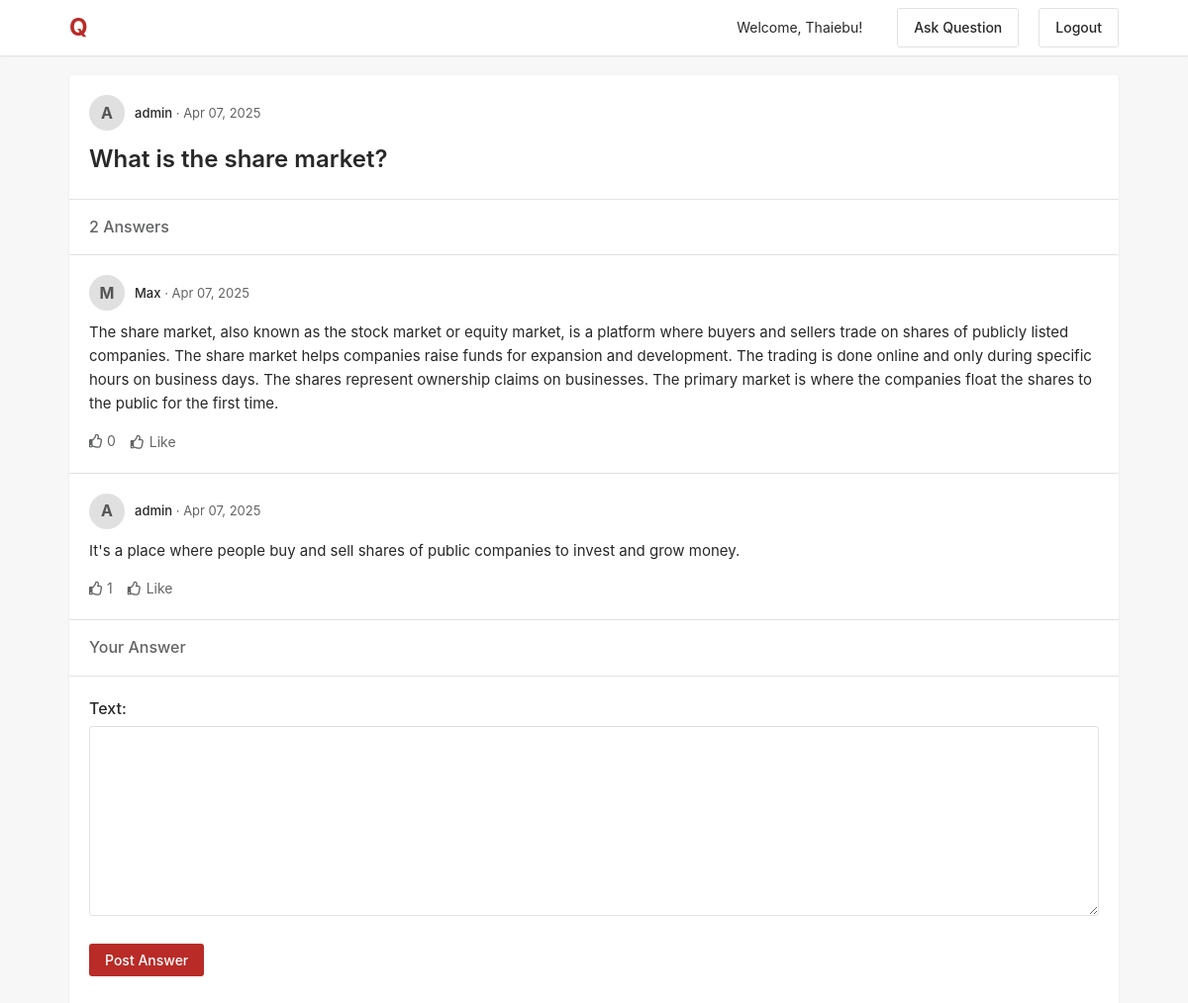
Page /question/2/ (signed in) on the committed database.
### core/models.py (models this page shows, shortened)
class Question(models.Model):
    user = models.ForeignKey(User, on_delete=models.CASCADE)
    title = models.CharField(max_length=300)
    created_at = models.DateTimeField(auto_now_add=True)

class Answer(models.Model):
    question = models.ForeignKey(Question, on_delete=models.CASCADE)
    user = models.ForeignKey(User, on_delete=models.CASCADE)
    text = models.TextField()
    created_at = models.DateTimeField(auto_now_add=True)

### core/views.py (the view)
# urls.py: path('question/<int:question_id>/', views.question_detail, name='question_detail'),
def question_detail(request, question_id):
    question = get_object_or_404(Question, pk=question_id)
    answers = question.answer_set.all().order_by('-created_at')
    if request.method == 'POST':
        form = AnswerForm(request.POST)
        if form.is_valid():
            answer = form.save(commit=False)
            answer.user = request.user
            answer.question = question
            answer.save()
            return redirect('question_detail', question_id=question.id)
    else:
        form = AnswerForm()
    return render(request, 'core/question_detail.html', {
        'question': question,
        'answers': answers,
        'form': form
    })

### core/forms.py
class AnswerForm(forms.ModelForm):
    class Meta:
        model = Answer
        fields = ['text']

### core/templates/core/question_detail.html (shortened to what this page needs)
{% extends 'core/base.html' %}
{% block content %}
    <div class="question-detail">
        <div class="question-header">
            <div class="user-avatar">
                {{ question.user.username.0|upper }}
            </div>
            <div class="user-info">
                <span class="user-name">{{ question.user.username }}</span> ·
                <span class="post-date">{{ question.created_at|date:"M d, Y" }}</span>
            </div>
        </div>
        <h1 class="question-title">{{ question.title }}</h1>
    </div>
    <div class="answer-section">
        <div class="section-header">
            <h2 class="section-title">{{ answers.count }} Answer{{ answers.count|pluralize }}</h2>
        </div>
        <div class="answer-list">
            {% for answer in answers %}
                <div class="answer">
                    <div class="answer-meta">
                        <div class="user-avatar">
                            {{ answer.user.username.0|upper }}
                        </div>
                        <div class="user-info">
                            <span class="user-name">{{ answer.user.username }}</span> ·
                            <span class="post-date">{{ answer.created_at|date:"M d, Y" }}</span>
                        </div>
                    </div>
                    <div class="answer-text">
                        {{ answer.text }}
                    </div>
                    <div class="answer-actions">
                        <div class="like-count">
                            <i class="far fa-thumbs-up"></i> {{ answer.like_set.count }}
                        </div>
                        {% if user.is_authenticated %}
                            <form method="post" action="{% url 'like_answer' answer.id %}" class="like-form">
                                <button type="submit" class="btn-link">
                                    <i class="far fa-thumbs-up"></i> Like
                                </button>
                            </form>
                        {% endif %}
                    </div>
                </div>
            {% endfor %}
        </div>
    </div>
    <div class="post-answer-section">
        {% if user.is_authenticated %}
            <div class="section-header">
                <h2 class="section-title">Your Answer</h2>
            </div>
            <form method="post" class="answer-form">
                <div class="form-group">
                    {{ form.text.label_tag }}
                    {{ form.text }}
                </div>
                <button type="submit" class="btn btn-primary">Post Answer</button>
            </form>
        {% else %}
            <div class="login-prompt">
                <p><a href="{% url 'login' %}">Login</a> or <a href="{% url 'signup' %}">Sign up</a> to post an answer</p>
            </div>
        {% endif %}
    </div>
{% endblock %}

### core/templates/core/base.html (shortened to what this page needs)
<!DOCTYPE html>
<html lang="en">
<head>
    <link href="https://cdnjs.cloudflare.com/ajax/libs/font-awesome/5.15.4/css/all.min.css" rel="stylesheet">
</head>
<body>
    <header class="header">
        <div class="header-container">
            <a href="{% url 'home' %}" class="logo">Q</a>
            <div class="nav-links">
                {% if user.is_authenticated %}
                <span class="welcome-text">Welcome, {{ user.username }}!</span>
                <a href="{% url 'post_question' %}" class="btn btn-outline">Ask Question</a>
                <a href="{% url 'logout' %}" class="btn btn-outline">Logout</a>
                {% else %}
                <a href="{% url 'login' %}" class="btn btn-outline">Login</a>
                <a href="{% url 'signup' %}" class="btn btn-outline">
                    Sign Up
                </a>
                {% endif %}
            </div>
        </div>
    </header>
    <div class="container">
        <div class="content-area">
            {% block content %}{% endblock %}
        </div>
    </div>
</body>
</html>

### core/templates/core/base.html (style rules this page uses)
:root { --primary-color: #b92b27; --secondary-color: #fff; --text-color: #282829; --light-gray: #f1f2f2; --border-color: #e2e2e2; --hover-bg: #f7f7f8; }
* { margin: 0; padding: 0; box-sizing: border-box; font-family: -apple-system, BlinkMacSystemFont, 'Segoe UI', Roboto, Oxygen, Ubuntu, Cantarell, sans-serif; }
body { background-color: #f7f7f8; color: var(--text-color); line-height: 1.6; }
.header { background: var(--secondary-color); box-shadow: 0 1px 2px rgba(0, 0, 0, 0.1); position: sticky; top: 0; z-index: 100; padding: 8px 0; }
.header-container { display: flex; align-items: center; justify-content: space-between; max-width: 1100px; margin: 0 auto; padding: 0 20px; }
.logo { font-size: 24px; font-weight: bold; color: var(--primary-color); text-decoration: none; }
.nav-links { display: flex; align-items: center; }
.nav-links a { margin-left: 20px; text-decoration: none; color: var(--text-color); font-weight: 500; font-size: 14px; transition: color 0.2s; }
.btn { padding: 8px 16px; border-radius: 3px; font-weight: 500; cursor: pointer; transition: all 0.2s; font-size: 14px; color: white; }
.btn-primary { background-color: var(--primary-color); color: white; border: none; text-decoration: none; }
.btn-outline { border: 1px solid var(--border-color); background-color: transparent; color: var(--text-color); text-decoration: none; }
.container { max-width: 1100px; margin: 20px auto; padding: 0 20px; }
.content-area { background: var(--secondary-color); border-radius: 3px; box-shadow: 0 1px 2px rgba(0, 0, 0, 0.1); }
.question-header { display: flex; align-items: center; margin-bottom: 10px; }
.user-avatar { width: 36px; height: 36px; border-radius: 50%; background-color: #e0e0e0; display: flex; align-items: center; justify-content: center; margin-right: 10px; color: #555; font-weight: bold; }
.user-info { font-size: 13px; color: #636466; }
.user-name { font-weight: 500; color: var(--text-color); }
.question-title { font-size: 18px; font-weight: 600; margin-bottom: 10px; color: var(--text-color); }
.answer { padding: 15px; border-bottom: 1px solid var(--border-color); }
.answer:last-child { border-bottom: none; }
.answer-meta { display: flex; align-items: center; margin-bottom: 10px; }
.answer-text { font-size: 15px; line-height: 1.6; }
.form-group { margin-bottom: 20px; }
label { display: block; margin-bottom: 5px; font-weight: 500; }
input[type="text"], input[type="email"], input[type="password"], textarea { width: 100%; padding: 10px; border: 1px solid var(--border-color); border-radius: 3px; font-size: 14px; }
textarea { min-height: 120px; resize: vertical; }
.welcome-text { font-size: 14px; margin-right: 15px; }

### core/templates/core/question_detail.html (style rules this page uses)
.question-detail { padding: 20px; border-bottom: 1px solid var(--border-color); }
.question-title { font-size: 24px; margin: 10px 0 0; font-weight: 600; }
.answer-section { border-bottom: 1px solid var(--border-color); }
.section-header { padding: 15px 20px; border-bottom: 1px solid var(--border-color); }
.section-title { font-size: 16px; font-weight: 500; margin: 0; color: #636466; }
.answer { padding: 20px; border-bottom: 1px solid var(--border-color); }
.answer:last-child { border-bottom: none; }
.answer-actions { display: flex; align-items: center; margin-top: 15px; font-size: 14px; color: #636466; }
.like-count { margin-right: 15px; }
.like-form { display: inline; }
.btn-link { background: none; border: none; color: #636466; cursor: pointer; font-size: 14px; padding: 0; display: flex; align-items: center; }
.btn-link i { margin-right: 5px; }
.post-answer-section { padding-bottom: 20px; }
.answer-form { padding: 20px; }

### rows in the picture
Question: user.username.0 "A", user.username "admin", created_at "Apr 07, 2025", title "What is the share market?"
Answer: user.username.0 "M", user.username "Max", created_at "Apr 07, 2025", text "The share market, also known as the stock market or equity market, is a platform where buyers and sellers trade on shares of publicly listed companies. The share market helps companies raise funds for expansion and development. The trading is done online and only during specific hours on business days. The shares represent ownership claims on businesses. The primary market is where the companies float the shares to the public for the first time.", like_set.count "0"
Answer: user.username.0 "A", user.username "admin", created_at "Apr 07, 2025", text "It's a place where people buy and sell shares of public companies to invest and grow money.", like_set.count "1"

### other values in the picture
{{ user.username }} "Thaiebu"
{{ answers.count }} "2"
